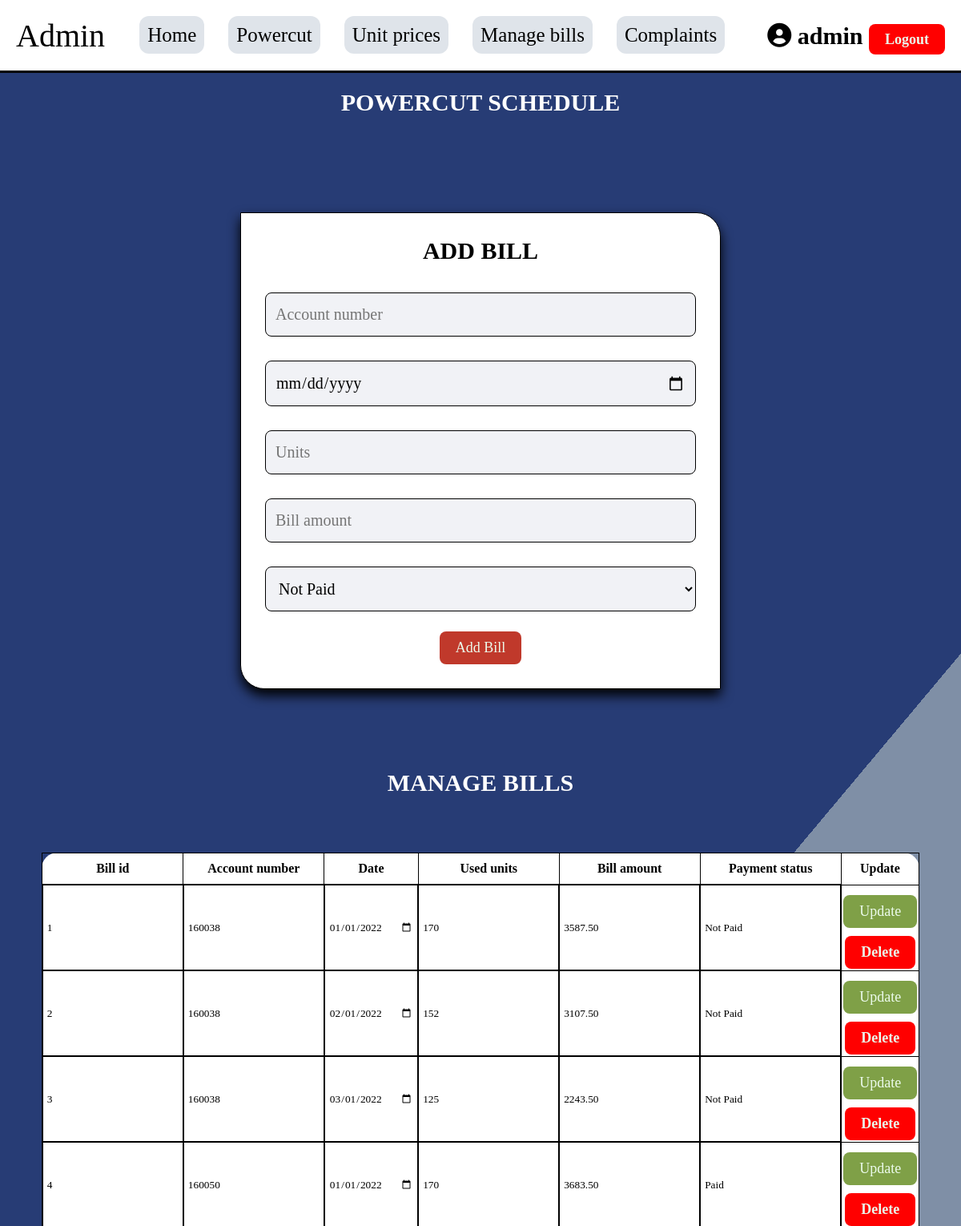
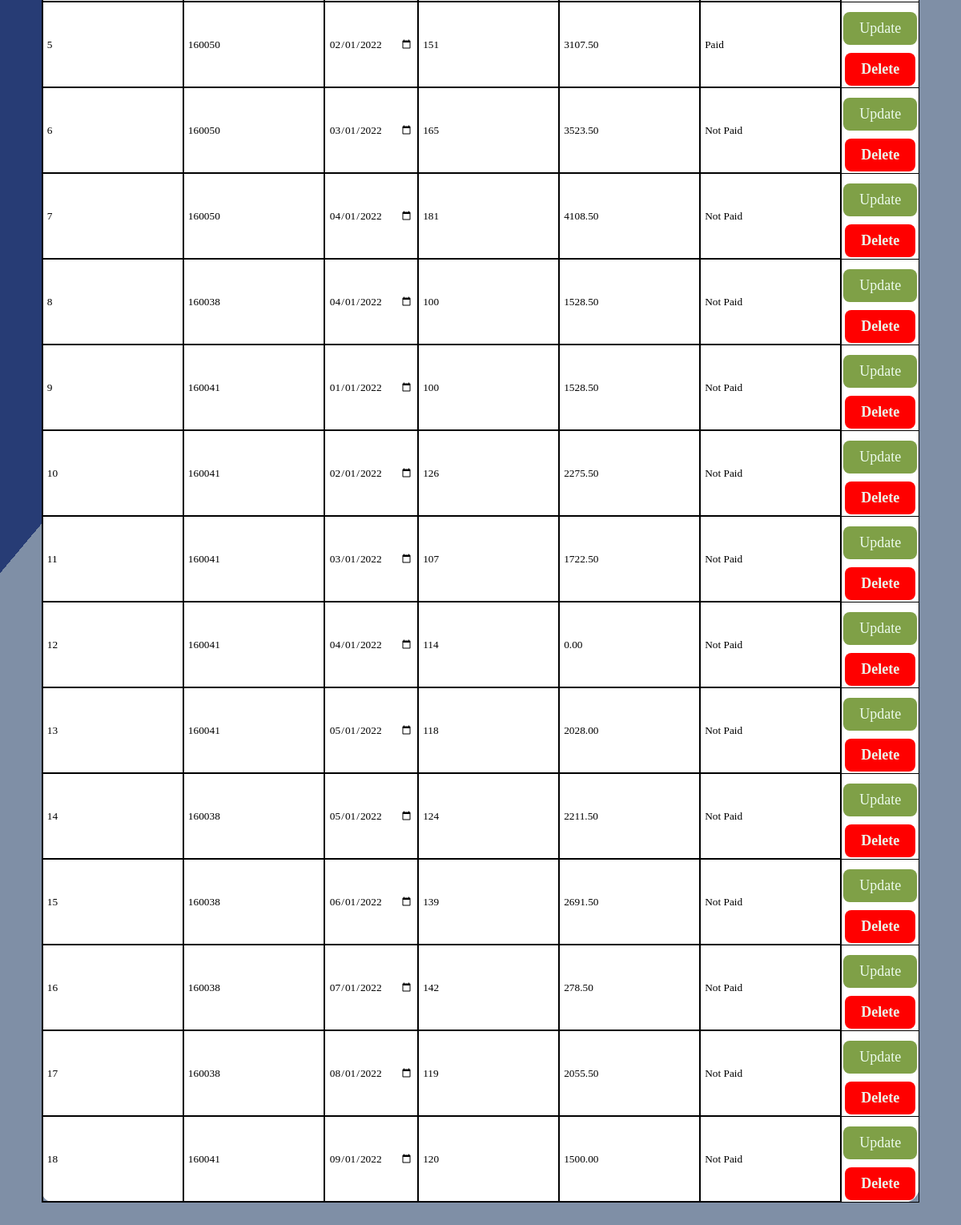
Page /admin/manage_users.php (signed in) on the committed database (2 pictures, top to bottom).
### tables this page shows
CREATE TABLE IF NOT EXISTS `bills` (
  `bill_id` int NOT NULL AUTO_INCREMENT,
  `acc_num` int NOT NULL,
  `date` date NOT NULL,
  `units` int NOT NULL,
  `amount` decimal(6,2) NOT NULL,
  `payment_status` varchar(10) NOT NULL DEFAULT 'Not Paid',
  PRIMARY KEY (`bill_id`)
);

### admin/manage_users.php (the view, shortened to what this page needs)
<?php
include '../connection.php';
?>
<!DOCTYPE html>
<html lang="en">
<head>
   <link rel="stylesheet" href="https://cdnjs.cloudflare.com/ajax/libs/font-awesome/6.0.0/css/all.min.css">
</head>
<body>
<?php include 'admin_header.php'; ?>
<h1 class="title">Powercut Schedule</h1>
<section class="add-schedule">
    <form action="" method="post" >
        <h3>Add bill</h3>
        <input type="text" name="acc_num" placeholder="Account number" class="box" required>
        <input type="date" name="date" placeholder="Date" class="box" required>
        <input type="number" name="units" placeholder="Units" class="box" required>
        <input type="number" step="0.01" name="amount" placeholder="Bill amount" class="box" required>
        <select name="payment_status" class="box" >
            <option value="Not Paid" >Not Paid</option>
        </select>
        <input type="submit" value="Add bill" name="bill" class="btn">
    </form>
</section>
<section class="orders">
   <h1 class="title">Manage Bills</h1>
   <table class="cen">
      <tr>
         <th>Bill id</th>
         <th>Account number</th>
         <th>Date</th>
         <th>Used units</th>
         <th>Bill amount</th>
         <th>Payment status</th>
         <th>Update</th>
      </tr>
      <?php
      $select_bills= mysqli_query($conn, "SELECT * FROM `bills`") or die('query failed');
      if(mysqli_num_rows($select_bills) > 0){
         while($fetch_bills = mysqli_fetch_assoc($select_bills)){
      ?>
      <tr>
      <form action="" method="post">
        <td class="box2"><input type="text" name="u_bill_id" class="box" value="<?php echo $fetch_bills['bill_id']; ?>" required></td>
        <td class="box2"><input type="text" name="u_acc_num" class="box" value="<?php echo $fetch_bills['acc_num']; ?>" required></td>
        <td class="box2"><input type="date" name="u_date" class="box" value="<?php echo $fetch_bills['date']; ?>" required></td>
        <td class="box2"><input type="number" name="u_units" class="box" value="<?php echo $fetch_bills['units']; ?>" required></td>
        <td class="box2"><input type="number" step='0.01' name="u_amount" class="box" value="<?php echo $fetch_bills['amount']; ?>" required></td>
        <td class="box2"><input type="text" name="u_payment_status" class="box" value="<?php echo $fetch_bills['payment_status']; ?>" required></td>
        <td>
            <input type="submit" value="Update"  name="update_bill" class="option-btn">
            <a href="manage_users.php?delete=<?php echo $fetch_bills['bill_id']; ?>" onclick="return confirm('delete this bills?');" class="delete-btn">Delete</a>
        </form>
    </tr>
      <?php
         }
      }else{
         echo '<p class="empty">no bills added yet!</p>';
      }
      ?>
   </table>
</section>
</body>
</html>

### admin/admin_header.php (shortened to what this page needs)
<!DOCTYPE html>
<html lang="en">
<head>
   <link rel="stylesheet" href="../css/admin_style2.css">
</head>
<body>
<header class="header">
<div class="flex">
   <a href="admin_page.php" class="logo">Admin</a>
   <nav class="navbar">
      <a href="admin_home.php">Home</a>
      <a href="powercut_schedule.php">Powercut</a>
      <a href="manage_unit_prices.php">Unit prices</a>
      <a href="manage_users.php">Manage bills</a>
      <a href="manage_complaints.php">Complaints</a>
   </nav>
   <div class="icons">
      <div id="user-btn" class="fas fa-user-circle">
      <span class="user">
         <?php
         if(isset($_SESSION['admin_name'])){
            echo $_SESSION['admin_name'];
            ?>
            <a href="../logout.php" class="delete-btn">logout</a>
            <?php
         }
         ?>
         </span>
      </div>
   </div>
</div>
</header>
</body>
</html>

### css/admin_style2.css (style rules this page uses)
* { font-family: 'Basley'; margin:0; padding:0; box-sizing: border-box; outline: none; border:none; text-decoration: none; transition:all .2s linear; }
body { background: linear-gradient(130deg, #273c75 50%, #7f8fa6 50%); }
section { padding:30px 25px; }
.title { text-align: center; margin:20px; text-transform: uppercase; color:#000000; font-size: 30px; padding-bottom: 50px; }
.header { position: sticky; top:0; left:0; right:0; z-index: 1000; background-color: #ffffff; border-bottom:3px solid #000000; }
.header .flex { display: flex; align-items: center; padding:20px; justify-content: space-between; position: relative; max-width: 1200px; margin:0 auto; }
.header .flex .logo { font-size: 40px; color:#000000; text-decoration:none; }
.header .flex .navbar a { margin:0 13px; font-size: 25px; color:#000000; background-color: #dfe4ea; border-radius: 12px; padding:10px; text-decoration:none; }
.header .flex .icons div { margin-left: 10px; font-size: 22px; cursor: pointer; color:#000000; }
.header .flex .icons #user-btn { font-size:30px; }
.btn, .option-btn, .delete-btn, .white-btn { display: inline-block; margin-top: 10px; padding:10px 20px; cursor: pointer; color:#ebfaeb; font-size: 18px; border-radius: 8px; text-transform: capitalize; }
.white-btn, .btn { background-color: #c0392b; }
.option-btn { background-color: #7fa047; }
.delete-btn { background-color: #ff0000; }
.add-schedule form { background-color: #ffffff; border-radius:0 30px; padding:30px; text-align: center; box-shadow: 0 8px 15px #000000; border:1px solid #000000; max-width: 600px; margin:20px auto; }
.add-schedule form h3 { font-size: 30px; text-transform: uppercase; color:#000000; margin-bottom: 20px; }
.add-schedule form .box { width: 100%; background-color: #f1f2f6; border-radius: 8px; margin:15px 0; padding:15px 12px; color:#000000; font-size: 20px; border:1px solid #000000; }
.box2 { border:2px solid black; border-radius:12px; align-items: center; justify-content: center; background-color: #ffffff; width:50px; margin:0 10px; padding: 5px; font-size: 20px; text-align: center; }
h1 { color:#ffffff; }
table { width: 75%; margin: auto; background-color: #ffffff; border-radius: 20px; border:2px solid #000000; font-weight: bold; }
.title { color:#ffffff; }
table, tr ,th, td { border:1px solid #000000; border-collapse: collapse; text-align: center; padding:2px; }
.box-container table tr td, th { padding:10px; }

### rows in the picture
bills: u_bill_id "1", u_acc_num "160038", u_date "01/01/2022", u_units "170", u_amount "3587.50", u_payment_status "Not Paid"
bills: u_bill_id "2", u_acc_num "160038", u_date "02/01/2022", u_units "152", u_amount "3107.50", u_payment_status "Not Paid"
bills: u_bill_id "3", u_acc_num "160038", u_date "03/01/2022", u_units "125", u_amount "2243.50", u_payment_status "Not Paid"
bills: u_bill_id "4", u_acc_num "160050", u_date "01/01/2022", u_units "170", u_amount "3683.50", u_payment_status "Paid"
bills: u_bill_id "5", u_acc_num "160050", u_date "02/01/2022", u_units "151", u_amount "3107.50", u_payment_status "Paid"
bills: u_bill_id "6", u_acc_num "160050", u_date "03/01/2022", u_units "165", u_amount "3523.50", u_payment_status "Not Paid"
bills: u_bill_id "7", u_acc_num "160050", u_date "04/01/2022", u_units "181", u_amount "4108.50", u_payment_status "Not Paid"
bills: u_bill_id "8", u_acc_num "160038", u_date "04/01/2022", u_units "100", u_amount "1528.50", u_payment_status "Not Paid"
bills: u_bill_id "9", u_acc_num "160041", u_date "01/01/2022", u_units "100", u_amount "1528.50", u_payment_status "Not Paid"
bills: u_bill_id "10", u_acc_num "160041", u_date "02/01/2022", u_units "126", u_amount "2275.50", u_payment_status "Not Paid"
bills: u_bill_id "11", u_acc_num "160041", u_date "03/01/2022", u_units "107", u_amount "1722.50", u_payment_status "Not Paid"
bills: u_bill_id "12", u_acc_num "160041", u_date "04/01/2022", u_units "114", u_amount "0.00", u_payment_status "Not Paid"
bills: u_bill_id "13", u_acc_num "160041", u_date "05/01/2022", u_units "118", u_amount "2028.00", u_payment_status "Not Paid"
bills: u_bill_id "14", u_acc_num "160038", u_date "05/01/2022", u_units "124", u_amount "2211.50", u_payment_status "Not Paid"
bills: u_bill_id "15", u_acc_num "160038", u_date "06/01/2022", u_units "139", u_amount "2691.50", u_payment_status "Not Paid"
bills: u_bill_id "16", u_acc_num "160038", u_date "07/01/2022", u_units "142", u_amount "278.50", u_payment_status "Not Paid"
bills: u_bill_id "17", u_acc_num "160038", u_date "08/01/2022", u_units "119", u_amount "2055.50", u_payment_status "Not Paid"
bills: u_bill_id "18", u_acc_num "160041", u_date "09/01/2022", u_units "120", u_amount "1500.00", u_payment_status "Not Paid"

### other values in the picture
$_SESSION['admin_name'] "admin"
